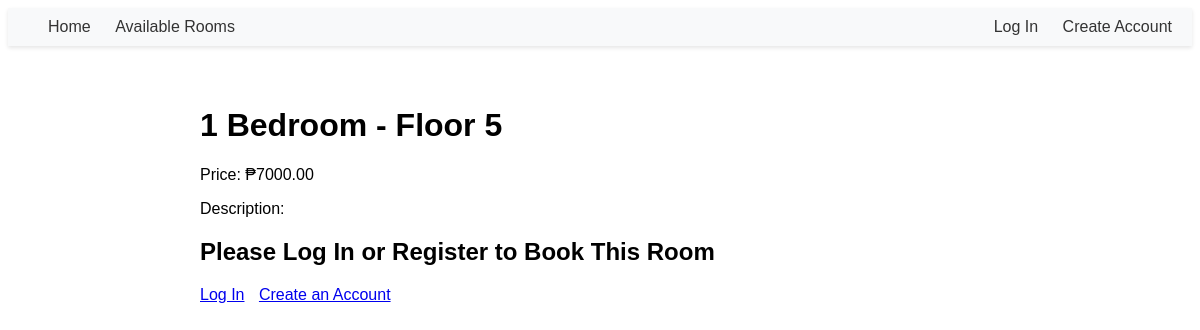
The page /room/19/ on the database its author committed.
### reservations/models.py (models this page shows, shortened)
class Room(models.Model):
    ROOM_TYPES = (
        ('studio', 'Studio'),
        ('1-bed', '1 Bedroom'),
        ('2-bed', '2 Bedrooms'),
    )
    type = models.CharField(max_length=20, choices=ROOM_TYPES)
    floor = models.IntegerField()
    unit = models.CharField(max_length=10)  # Combined unit max_length for consistency
    price = models.DecimalField(max_digits=10, decimal_places=2)
    is_booked = models.BooleanField(default=False)
    images = models.JSONField(default=list)  # Storing images as JSON

### reservations/views.py (the view)
# urls.py: path('room/<int:room_id>/', views.room_detail, name='room_detail'),
def room_detail(request, room_id):
    room = get_object_or_404(Room, id=room_id)
    start_date = request.GET.get('start_date')
    end_date = request.GET.get('end_date')
    total_price = 0
    if start_date and end_date:
        start_date = datetime.strptime(start_date, '%Y-%m-%d').date()
        end_date = datetime.strptime(end_date, '%Y-%m-%d').date()
        nights = (end_date - start_date).days
        total_price = room.price * nights if nights > 0 else 0
    return render(request, 'reservations/room_detail.html', {
        'room': room,
        'total_price': total_price,
        'start_date': start_date,
        'end_date': end_date,
    })

### reservations/templates/reservations/room_detail.html (shortened to what this page needs)
<!DOCTYPE html>
<html>
<head>
</head>
<body>
    <div class="navbar">
        <div>
            <a href="{% url 'home' %}">Home</a>
            <a href="{% url 'room_availability' %}">Available Rooms</a>
        </div>
        <div>
            {% if user.is_authenticated %}
                <form action="{% url 'logout' %}" method="post" style="display: inline;">
                    {% csrf_token %}
                    <button type="submit" class="logout-button">Log Out</button>
                </form>
            {% else %}
                <a href="{% url 'login' %}">Log In</a>
                <a href="{% url 'register' %}">Create Account</a>
            {% endif %}
        </div>
    </div>
    <div class="container">
        <h1>{{ room.get_type_display }} - Floor {{ room.floor }}</h1>
        <p>Price: ₱{{ room.price }}</p>
        <p>Description: {{ room.description }}</p>
        {% if user.is_authenticated %}
            <h2>Reserve This Room</h2>
            <form action="{% url 'reserve_room' room.id %}" method="post" class="reservation-form">
                {% csrf_token %}
                <label for="start_date">Start Date:</label>
                <input type="date" name="start_date" id="start_date" required>
                <label for="end_date">End Date:</label>
                <input type="date" name="end_date" id="end_date" required>
                <button type="submit">Reserve</button>
            </form>
            {% if error %}
                <p style="color: red;">{{ error }}</p>
            {% endif %}
        {% else %}
            <h2>Please Log In or Register to Book This Room</h2>
            <div class="auth-links">
                <a href="{% url 'login' %}">Log In</a>
                <a href="{% url 'register' %}">Create an Account</a>
            </div>
        {% endif %}
    </div>
</body>
</html>

### reservations/templates/reservations/room_detail.html (style rules this page uses)
body { font-family: Arial, sans-serif; }
.navbar { display: flex; justify-content: space-between; align-items: center; background-color: #f8f9fa; padding: 10px 20px; box-shadow: 0 2px 4px rgba(0, 0, 0, 0.1); margin-bottom: 20px; }
.navbar a { text-decoration: none; color: #333; margin-left: 20px; }
.container { max-width: 800px; margin: 0 auto; padding: 20px; }
.auth-links { margin-top: 20px; }
.auth-links a { margin-right: 10px; }

### rows shown on the page
Room: type "1 Bedroom", floor "5", price "7000.00"
